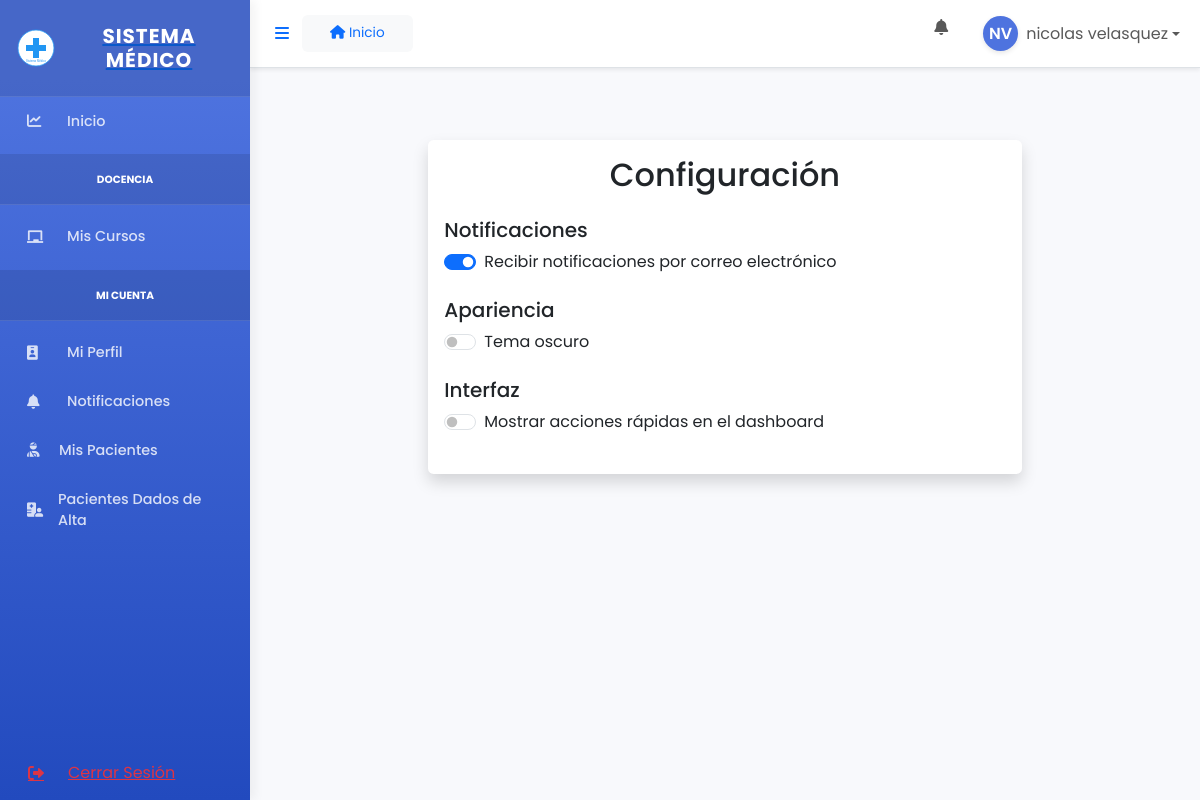
Screenshot of /usuarios/configuracion/ (signed in) with the database file from the repository.
### usuarios/models.py (models this page shows, shortened)
class Usuario(AbstractUser):
    ROLES = [
        ('administrador', 'Administrador'),
        ('docente', 'Docente'),
        ('estudiante', 'Estudiante'),
    ]
    rut = models.CharField(max_length=12, unique=True, null=True, blank=True, default='')
    rol = models.CharField(max_length=20, choices=ROLES, default='estudiante')
    activo = models.BooleanField(default=True)
    es_paciente = models.BooleanField(default=False)
    especialidad = models.CharField(max_length=100, blank=True, null=True)
    titulo_profesional = models.CharField(max_length=100, blank=True, null=True)
    anos_experiencia = models.IntegerField(default=0, blank=True, null=True)
    matricula = models.CharField(max_length=20, blank=True, null=True)
    ano_ingreso = models.IntegerField(blank=True, null=True)
    semestre_actual = models.IntegerField(blank=True, null=True)
    def get_initials(self):
        if self.first_name and self.last_name:
            return f"{self.first_name[0]}{self.last_name[0]}".upper()
        elif self.first_name:
            return self.first_name[0].upper()
        elif self.username:
            return self.username[0].upper()
        return "U"
    class Meta:
        verbose_name = 'Usuario'
        verbose_name_plural = 'Usuarios'
    def get_full_name(self):
        if self.first_name and self.last_name:
            return f"{self.first_name} {self.last_name}"
        return self.username

class ConfiguracionUsuario(models.Model):
    usuario = models.OneToOneField(Usuario, on_delete=models.CASCADE, related_name='configuracion')
    recibir_notificaciones_email = models.BooleanField(default=True)
    tema_oscuro = models.BooleanField(default=False)
    mostrar_acciones_rapidas = models.BooleanField(default=True)

### usuarios/views.py (the view, shortened to what this page needs)
# urls.py: path('configuracion/', views.configuracion, name='configuracion'),
@login_required
def configuracion(request):
    config, created = ConfiguracionUsuario.objects.get_or_create(usuario=request.user)
    return render(request, 'usuarios/configuracion.html', {'config': config})

### usuarios/templates/usuarios/configuracion.html (shortened to what this page needs)
{% extends 'base.html' %}
{% load static %}
{% block content %}
<div class="container mt-5">
    <div class="row justify-content-center">
        <div class="col-md-8">
            <div class="card shadow">
                <div class="card-body">
                    <h2 class="card-title text-center mb-4">Configuración</h2>
                    <form id="configForm">
                        <div class="mb-4">
                            <h5>Notificaciones</h5>
                            <div class="form-check form-switch">
                                <input type="checkbox" class="form-check-input config-toggle"
                                       id="recibir_notificaciones_email"
                                       name="recibir_notificaciones_email"
                                       data-setting="recibir_notificaciones_email"
                                       {% if config.recibir_notificaciones_email %}checked{% endif %}>
                                <label class="form-check-label" for="recibir_notificaciones_email">
                                    Recibir notificaciones por correo electrónico
                                </label>
                            </div>
                        </div>
                        <div class="mb-4">
                            <h5>Apariencia</h5>
                            <div class="form-check form-switch">
                                <input type="checkbox" class="form-check-input config-toggle"
                                       id="tema_oscuro"
                                       name="tema_oscuro"
                                       data-setting="tema_oscuro"
                                       {% if config.tema_oscuro %}checked{% endif %}>
                                <label class="form-check-label" for="tema_oscuro">
                                    Tema oscuro
                                </label>
                            </div>
                        </div>
                        <div class="mb-4">
                            <h5>Interfaz</h5>
                            <div class="form-check form-switch">
                                <input type="checkbox" class="form-check-input config-toggle"
                                       id="mostrar_acciones_rapidas"
                                       name="mostrar_acciones_rapidas"
                                       data-setting="mostrar_acciones_rapidas"
                                       {% if config.mostrar_acciones_rapidas %}checked{% endif %}>
                                <label class="form-check-label" for="mostrar_acciones_rapidas">
                                    Mostrar acciones rápidas en el dashboard
                                </label>
                            </div>
                        </div>
                    </form>
                </div>
            </div>
        </div>
    </div>
</div>
{% endblock %}

### templates/base.html (shortened to what this page needs)
{% load static %}
<!DOCTYPE html>
<html lang="es">
<head>
    <link href="https://cdn.jsdelivr.net/npm/bootstrap@5.3.0/dist/css/bootstrap.min.css" rel="stylesheet">
    <link href="https://cdnjs.cloudflare.com/ajax/libs/font-awesome/6.0.0/css/all.min.css" rel="stylesheet">
    <a href="" rel="stylesheet">
    <link href="{% static 'css/styles.css' %}" rel="stylesheet">
</head>
<body class="{% if request.session.tema_oscuro %}dark-mode{% endif %}">
    <div id="wrapper" class="d-flex">
        {% if user.is_authenticated %}
        <div id="sidebar-wrapper" class="border-right">
            <div class="sidebar-heading d-flex align-items-center justify-content-center py-4">
                <img src="{% static 'img/logo.svg' %}" alt="Logo" class="me-2" width="40">
                <h5 class="m-0 fw-bold">SISTEMA MÉDICO</h5>
            </div>
            <div class="list-group list-group-flush sidebar-menu">
                {% if user.rol != 'administrador' %}
                <a href="{% url 'dashboard' %}" class="list-group-item list-group-item-action">
                    <div class="d-flex align-items-center">
                        <i class="fas fa-chart-line me-3"></i>
                        <span>Inicio</span>
                    </div>
                </a>
                {% endif %}
                {% if user.rol == 'docente' %}
                <div class="sidebar-heading sidebar-category my-2">
                    <small class="text-uppercase fw-bold">Docencia</small>
                </div>
                <a href="{% url 'lista_cursos' %}" class="list-group-item list-group-item-action">
                    <div class="d-flex align-items-center">
                        <i class="fas fa-chalkboard me-3"></i>
                        <span>Mis Cursos</span>
                    </div>
                </a>
                {% endif %}
                <div class="sidebar-heading sidebar-category my-2">
                    <small class="text-uppercase fw-bold">Mi Cuenta</small>
                </div>
                <a href="{% url 'perfil_usuario' %}" class="list-group-item list-group-item-action">
                    <div class="d-flex align-items-center">
                        <i class="fas fa-id-badge me-3"></i>
                        <span>Mi Perfil</span>
                    </div>
                </a>
                <a href="{% url 'mis_notificaciones' %}" class="list-group-item list-group-item-action">
                    <div class="d-flex align-items-center justify-content-between">
                        <div class="d-flex align-items-center">
                            <i class="fas fa-bell me-3"></i>
                            <span>Notificaciones</span>
                        </div>
                    </div>
                </a>
                {% if user.rol != 'administrador' %}
                    {% if user.rol == 'docente' %}
                    <a href="{% url 'lista_pacientes' %}" class="list-group-item list-group-item-action">
                        <i class="fas fa-user-injured me-2"></i> Mis Pacientes
                    </a>
                    <a href="{% url 'lista_pacientes_alta' %}" class="list-group-item list-group-item-action">
                        <i class="fas fa-hospital-user me-2"></i> Pacientes Dados de Alta
                    </a>
                    {% endif %}
                {% endif %}
                <div class="mt-auto">
                    <form action="{% url 'logout' %}" method="post" class="list-group-item list-group-item-action logout-btn">
                        <button type="submit" class="btn btn-link text-danger w-100 text-start p-0">
                            <div class="d-flex align-items-center">
                                <i class="fas fa-sign-out-alt me-3"></i>
                                <span>Cerrar Sesión</span>
                            </div>
                        </button>
                    </form>
                </div>
            </div>
        </div>
        {% endif %}
        <div id="page-content-wrapper" class="flex-grow-1">
            <nav class="navbar navbar-expand-lg navbar-light bg-white border-bottom shadow-sm">
                <div class="container-fluid">
                    <button class="btn btn-link" id="menu-toggle">
                        <i class="fas fa-bars"></i>
                    </button>
                    <nav aria-label="breadcrumb" class="bg-light py-2 px-3 rounded">
                        <div class="container-fluid">
                            <ol class="breadcrumb mb-0">
                                <li class="breadcrumb-item">
                                    <a href="{% url 'dashboard' %}" class="text-decoration-none">
                                        <i class="fas fa-home"></i> Inicio
                                    </a>
                                </li>
                            </ol>
                        </div>
                    </nav>
                    {% if user.is_authenticated %}
                    <ul class="navbar-nav ms-auto">
                        <li class="nav-item dropdown me-3">
                            <a class="nav-link" href="#" id="notificationsDropdown" role="button"
                               data-bs-toggle="dropdown" aria-expanded="false">
                                <i class="fas fa-bell fa-fw"></i>
                            </a>
                        </li>
                        <li class="nav-item dropdown">
                            <a class="nav-link dropdown-toggle d-flex align-items-center" href="#" id="userDropdown" role="button"
                               data-bs-toggle="dropdown" aria-expanded="false">
                               <div class="avatar-circle me-2">
                                   <span class="initials">{{ user.get_initials }}</span>
                               </div>
                                <span class="d-none d-lg-inline">
                                    {{ user.get_full_name }}
                                </span>
                            </a>
                        </li>
                    </ul>
                    {% endif %}
                </div>
            </nav>
            <div class="container-fluid py-4">
                {% block content %}{% endblock %}
            </div>
        </div>
    </div>
</body>
</html>

### static/css/styles.css (style rules this page uses)
:root { --sidebar-width: 250px; --topbar-height: 4.375rem; --primary: #4e73df; --primary-dark: #2e59d9; --success: #1cc88a; --info: #36b9cc; --warning: #f6c23e; --danger: #e74a3b; --light: #f8f9fc; --dark: #5a5c69; --border-radius: 0.35rem; --box-shadow: 0 .15rem 1.75rem 0 rgba(58,59,69,.15); --transition-speed: 0.3s; }
body { font-family: 'Poppins', sans-serif; background-color: #f8f9fc; color: #444; }
#wrapper { min-height: 100vh; }
#sidebar-wrapper { min-height: 100vh; width: var(--sidebar-width); margin-left: calc(-1 * var(--sidebar-width)); transition: margin .25s ease-out; background-color: #4e73df; background-image: linear-gradient(180deg,#4e73df 10%,#224abe 100%); background-size: cover; z-index: 1; box-shadow: 5px 0 10px rgba(0,0,0,0.05); display: flex; flex-direction: column; }
#sidebar-wrapper .sidebar-heading { background-color: rgba(0,0,0,0.1); padding: 1rem; text-align: center; color: white; border-bottom: 1px solid rgba(255,255,255,0.1); }
#sidebar-wrapper .sidebar-heading h5 { color: white; font-weight: bold; margin: 0; letter-spacing: 1px; }
#sidebar-wrapper .list-group { width: var(--sidebar-width); flex-grow: 1; display: flex; flex-direction: column; }
#sidebar-wrapper .list-group-item { border: none; padding: 0.85rem 1.5rem; background-color: transparent; color: rgba(255, 255, 255, 0.8); border-left: 3px solid transparent; font-weight: 500; font-size: 0.9rem; transition: all var(--transition-speed) ease; }
.sidebar-category { color: rgba(255,255,255,0.6); font-size: 0.75rem; padding: 0.5rem 1.5rem 0.25rem; margin-top: 0.5rem; }
.logout-btn { margin-top: auto; border-top: 1px solid rgba(255,255,255,0.1); }
#page-content-wrapper { min-width: 100vw; background-color: #f8f9fc; }
@media (min-width: 768px) { #sidebar-wrapper { margin-left: 0; } }
@media (min-width: 768px) { #page-content-wrapper { min-width: 0; width: 100%; } }
.avatar-circle { width: 35px; height: 35px; background-color: var(--primary); border-radius: 50%; color: white; display: flex; align-items: center; justify-content: center; font-weight: 600; box-shadow: 0 2px 5px rgba(0,0,0,0.1); }
.avatar-circle .initials { font-size: 1rem; }
.card { border: none; border-radius: var(--border-radius); box-shadow: var(--box-shadow); transition: transform 0.3s ease-in-out; }
.breadcrumb { margin-bottom: 1.5rem; background-color: transparent; padding: 0; }
.breadcrumb-item { font-size: 0.85rem; }
#sidebar-wrapper .list-group-item { transition: all 0.2s ease-in-out; display: flex; align-items: center; }
#sidebar-wrapper .list-group-item i { margin-right: 0.75rem; transition: transform 0.2s ease-in-out; width: 1.5rem; }
body, .card, .navbar, .dropdown-menu, .list-group-item, .form-control, .table, .modal-content { transition: background-color 0.3s ease, color 0.3s ease, border-color 0.3s ease; }

### rows the page displays
Usuario: get_initials "NV", get_full_name "nicolas velasquez"
ConfiguracionUsuario: recibir_notificaciones_email "☑"
